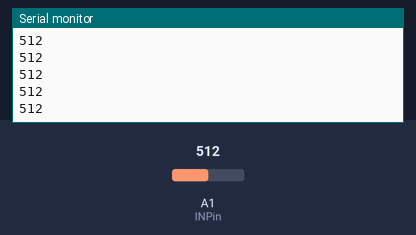
Simulated run of this sketch. Board: Arduino Uno, built with avr-gcc and run on an emulated ATmega328P. Parts: the last lines printed to the serial monitor. The test bench sets the inputs (shaded band); at power-on: A1 (INPin) = 512.

Above: at 1.2 s.
1.3 s: A1 (INPin) set to 716
At 2.4 s:
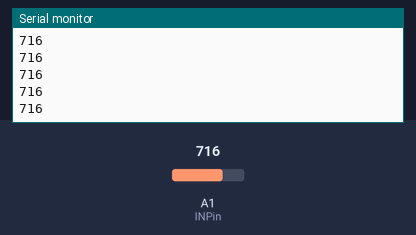
2.8 s: A1 (INPin) set to 900
At 3.4 s:
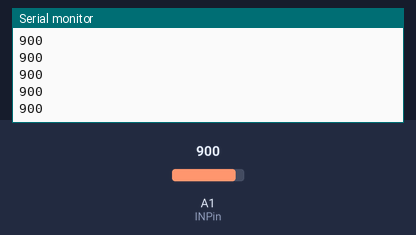
Timing chart, 0 to 5.8 s (numbered marks = the images above; inputs shaded):
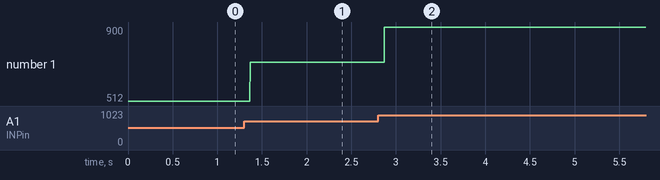

The sketch:

iR1.ino
```cpp
#define INPin A1 // Onboard LED
void setup() {
 Serial.begin (9600);


  pinMode(INPin, INPUT); // Use LED indicator (if required)
}
int OUT;
void loop()
{

  OUT=analogRead(INPin);
  Serial.print(OUT);
  // print a tab between values:
  Serial.print("\n");
}
```

Measured:
- after the input at 1.3 s, the serial monitor: prints a new line after 0.07 s (image 1)
- after the input at 2.8 s, the serial monitor: prints a new line after 0.07 s (image 2)
- plotted number 1: 512 → 716 after the input at 1.3 s, 716 → 900 after the input at 2.8 s
